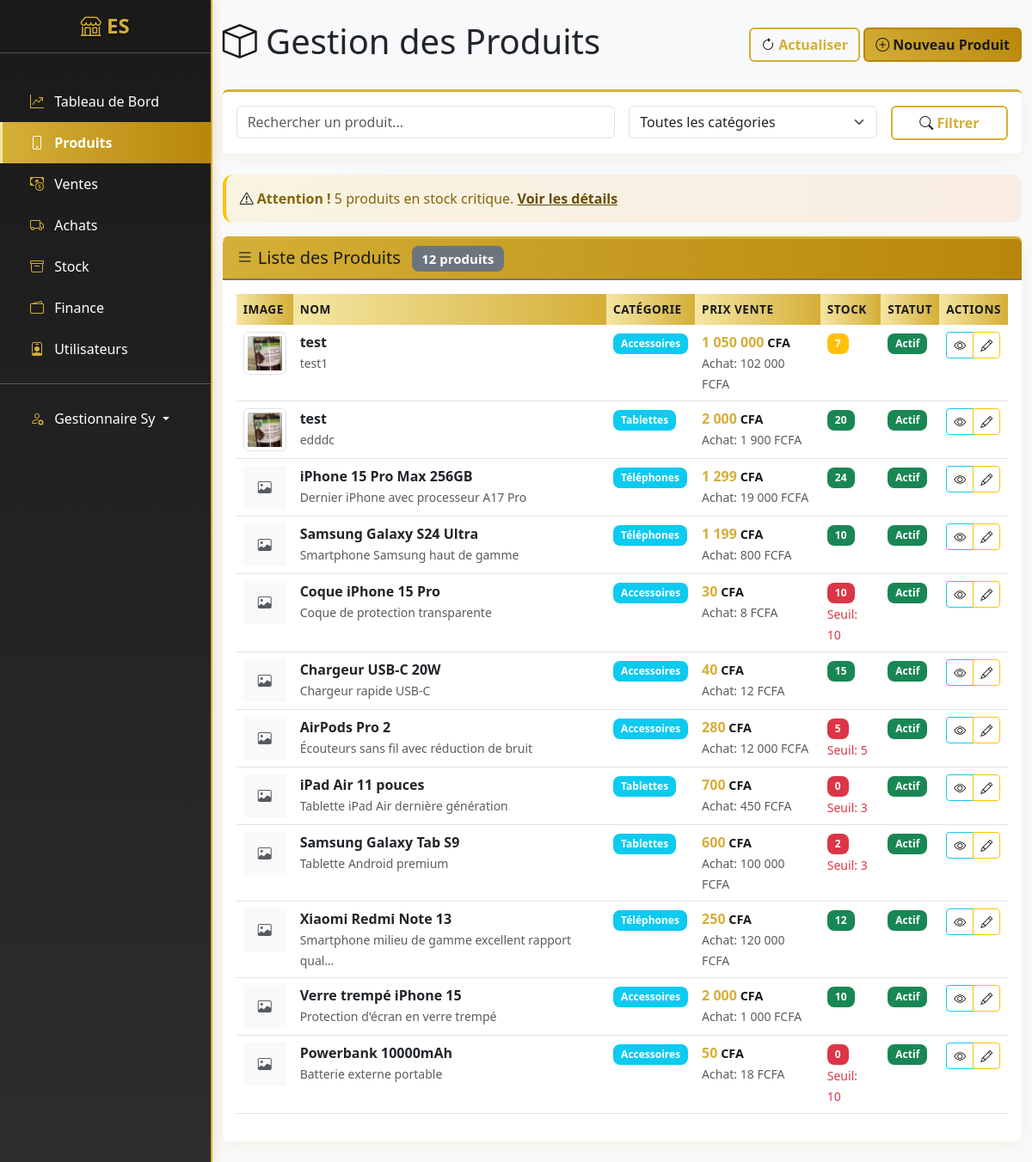
The page /produits/ (signed in) on the database as committed earlier.
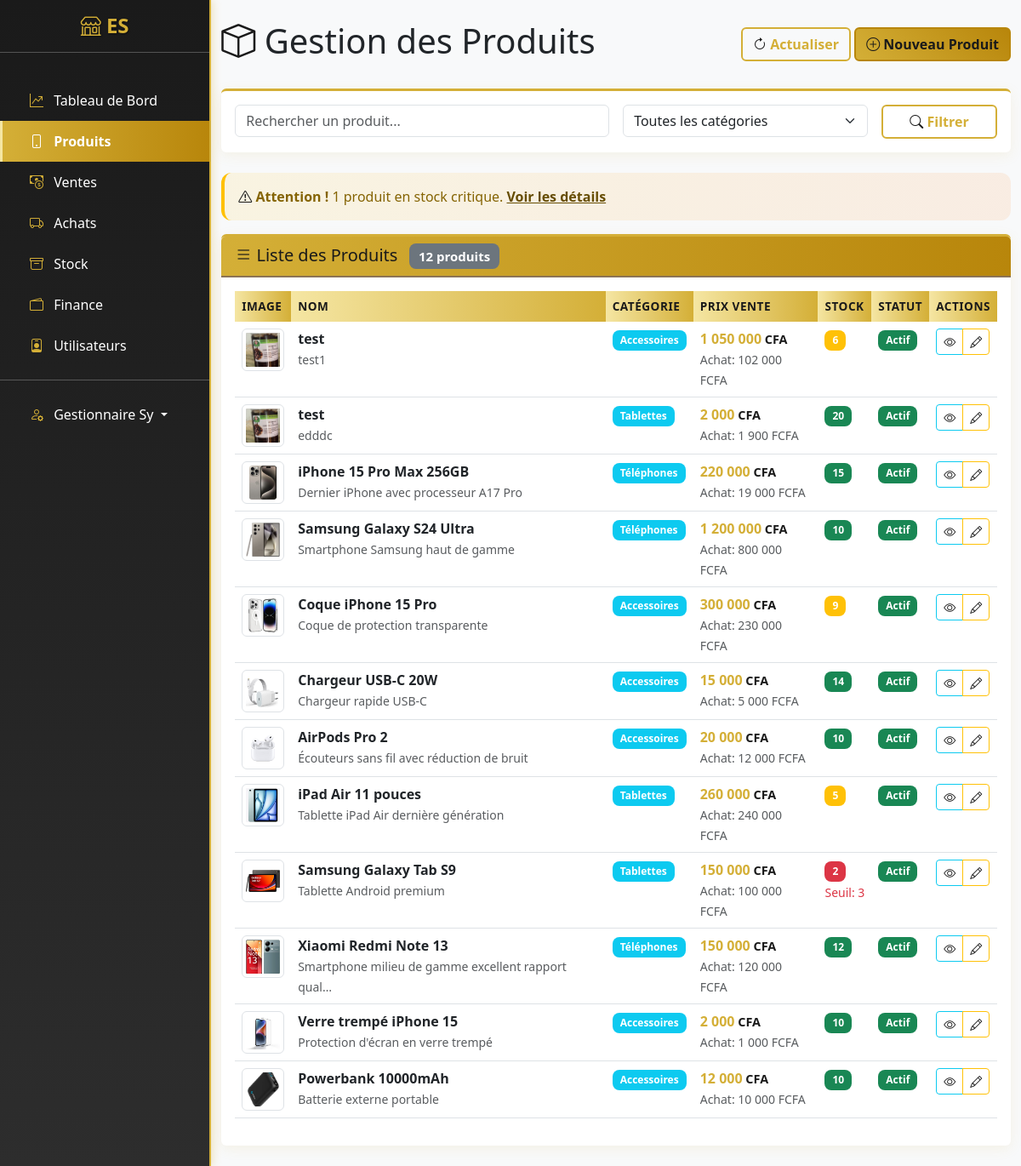
The same page on the database as committed later.
### apps/produits/models.py (models this page shows, shortened)
class Produit(models.Model):
    nom = models.CharField(max_length=200)
    slug = models.SlugField(unique=True, blank=True)
    categorie = models.ForeignKey(Categorie, on_delete=models.CASCADE, related_name='produits')
    description = models.TextField(blank=True)
    prix_achat = models.DecimalField(max_digits=10, decimal_places=2, default=0)
    prix_vente = models.DecimalField(max_digits=10, decimal_places=2)
    quantite_stock = models.PositiveIntegerField(default=0)
    seuil_alerte = models.PositiveIntegerField(default=5, help_text="Quantité minimum avant alerte")
    date_ajout = models.DateTimeField(auto_now_add=True)
    image = models.ImageField(upload_to='produits/', blank=True, null=True)
    actif = models.BooleanField(default=True)
    class Meta:
        verbose_name = "Produit"
        verbose_name_plural = "Produits"
        ordering = ['-date_ajout']
    @property
    def stock_critique(self):
        return self.quantite_stock <= self.seuil_alerte

class Categorie(models.Model):
    nom = models.CharField(max_length=100, unique=True)
    description = models.TextField(blank=True)
    date_creation = models.DateTimeField(auto_now_add=True)
    class Meta:
        verbose_name = "Catégorie"
        verbose_name_plural = "Catégories"
        ordering = ['nom']

### apps/produits/views.py (the view)
# urls.py: path('', views.ProduitListView.as_view(), name='list'),
@method_decorator(manager_or_admin_cashier_required, name='dispatch')
class ProduitListView(LoginRequiredMixin, ListView):
    model = Produit
    template_name = 'produits/list.html'
    context_object_name = 'produits'
    paginate_by = 20
    def get_queryset(self):
        queryset = Produit.objects.filter(actif=True).select_related('categorie')
        query = self.request.GET.get('q')
        if query:
            queryset = queryset.filter(
                Q(nom__icontains=query) |
                Q(description__icontains=query) |
                Q(categorie__nom__icontains=query)
            )
        categorie_id = self.request.GET.get('categorie')
        if categorie_id:
            queryset = queryset.filter(categorie_id=categorie_id)
        return queryset
    def get_context_data(self, **kwargs):
        context = super().get_context_data(**kwargs)
        context['categories'] = Categorie.objects.all()
        context['stock_critique'] = Produit.objects.filter(
            actif=True, quantite_stock__lte=F('seuil_alerte')
        ).count()
        return context

### templates/produits/list.html (shortened to what the changed rows need)
{% extends 'base.html' %}
{% load math_filters %}
{% load humanize %}
{% block content %}
<div class="d-flex justify-content-between align-items-center mb-4">
    <h1><i class="bi bi-box"></i> Gestion des Produits</h1>
    <div>
    </div>
</div>
<div class="card mb-4">
    <div class="card-body">
    </div>
</div>
{% if stock_critique > 0 %}
<div class="alert alert-warning">
    <i class="bi bi-exclamation-triangle"></i>
    <strong>Attention !</strong> {{ stock_critique }} produit{{ stock_critique|pluralize }} en stock critique.
    <a href="{% url 'stock:list' %}" class="alert-link">Voir les détails</a>
</div>
{% endif %}
<div class="card">
    <div class="card-header">
    </div>
    <div class="card-body">
        <div class="table-responsive">
            <table class="table table-hover">
                <thead>
                    <tr>
                        <th>Image</th>
                        <th>Nom</th>
                        <th>Catégorie</th>
                        <th>Prix Vente</th>
                        <th>Stock</th>
                        <th>Statut</th>
                        <th>Actions</th>
                    </tr>
                </thead>
                <tbody>
                    {% for produit in produits %}
                    <tr>
                        <td>
                            {% if produit.image %}
                            <img src="{{ produit.image.url }}" alt="{{ produit.nom }}" class="img-thumbnail" style="width: 50px; height: 50px; object-fit: cover;">
                            {% else %}
                            <div class="bg-light d-flex align-items-center justify-content-center" style="width: 50px; height: 50px;">
                                <i class="bi bi-image text-muted"></i>
                            </div>
                            {% endif %}
                        </td>
                        <td>
                            <strong>{{ produit.nom }}</strong>
                            {% if produit.description %}
                            <br><small class="text-muted">{{ produit.description|truncatechars:50 }}</small>
                            {% endif %}
                        </td>
                        <td>
                            <span class="badge bg-info">{{ produit.categorie.nom }}</span>
                        </td>
                        <td>
                            <strong class="montant-cfa">{{ produit.prix_vente|floatformat:0|intcomma }}</strong>
                            {% if produit.prix_achat %}
                            <br><small class="text-muted">Achat: {{ produit.prix_achat|floatformat:0|intcomma }} FCFA</small>
                            {% endif %}
                        </td>
                        <td>
                            <span class="badge {% if produit.stock_critique %}bg-danger{% elif produit.quantite_stock < 10 %}bg-warning{% else %}bg-success{% endif %}">
                                {{ produit.quantite_stock }}
                            </span>
                            {% if produit.stock_critique %}
                            <br><small class="text-danger">Seuil: {{ produit.seuil_alerte }}</small>
                            {% endif %}
                        </td>
                        <td>
                            {% if produit.actif %}
                            <span class="badge bg-success">Actif</span>
                            {% else %}
                            <span class="badge bg-secondary">Inactif</span>
                            {% endif %}
                        </td>
                        <td>
                            <div class="btn-group btn-group-sm">
                                <a href="{% url 'produits:detail' produit.slug %}" class="btn btn-outline-info" title="Voir">
                                    <i class="bi bi-eye"></i>
                                </a>
                                {% if user.role in 'admin,manager' %}
                                <a href="{% url 'produits:edit' produit.slug %}" class="btn btn-outline-warning" title="Modifier">
                                    <i class="bi bi-pencil"></i>
                                </a>
                                {% endif %}
                            </div>
                        </td>
                    </tr>
                    {% endfor %}
                </tbody>
            </table>
        </div>
    </div>
</div>
{% endblock %}

Rows that differ between the two databases and show on the page:
changed Produit "test1": quantite_stock "7" → "6"
changed Produit "iPhone 15 Pro Max 256GB": image: picture added; prix_vente "1 299" → "220 000"; quantite_stock "24" → "15"; image empty → "produits/10_0.jpeg" (drawn)
changed Produit "Samsung Galaxy S24 Ultra": image: picture added; prix_vente "1 199" → "1 200 000"; prix_achat "800" → "800 000"
changed Produit "Coque iPhone 15 Pro": image: picture added; prix_vente "30" → "300 000"; prix_achat "8" → "230 000"; quantite_stock "10" → "9"; seuil_alerte "10" → (not shown)
changed Produit "Chargeur USB-C 20W": image: picture added; prix_vente "40" → "15 000"; prix_achat "12" → "5 000"; quantite_stock "15" → "14"
changed Produit "AirPods Pro 2": image: picture added; prix_vente "280" → "20 000"; quantite_stock "5" → "10"; seuil_alerte "5" → (not shown)
changed Produit "iPad Air 11 pouces": image: picture added; prix_vente "700" → "260 000"; prix_achat "450" → "240 000"; quantite_stock "0" → "5"; seuil_alerte "3" → (not shown)
changed Produit "Samsung Galaxy Tab S9": image: picture added; prix_vente "600" → "150 000"
changed Produit "Xiaomi Redmi Note 13": image: picture added; prix_vente "250" → "150 000"
changed Produit "Verre trempé iPhone 15": image: picture added
changed Produit "Powerbank 10000mAh": image: picture added; prix_vente "50" → "12 000"; prix_achat "18" → "10 000"; quantite_stock "0" → "10"; seuil_alerte "10" → (not shown)
Other text that changed with them:
{{ stock_critique }}: "5" → "1"
